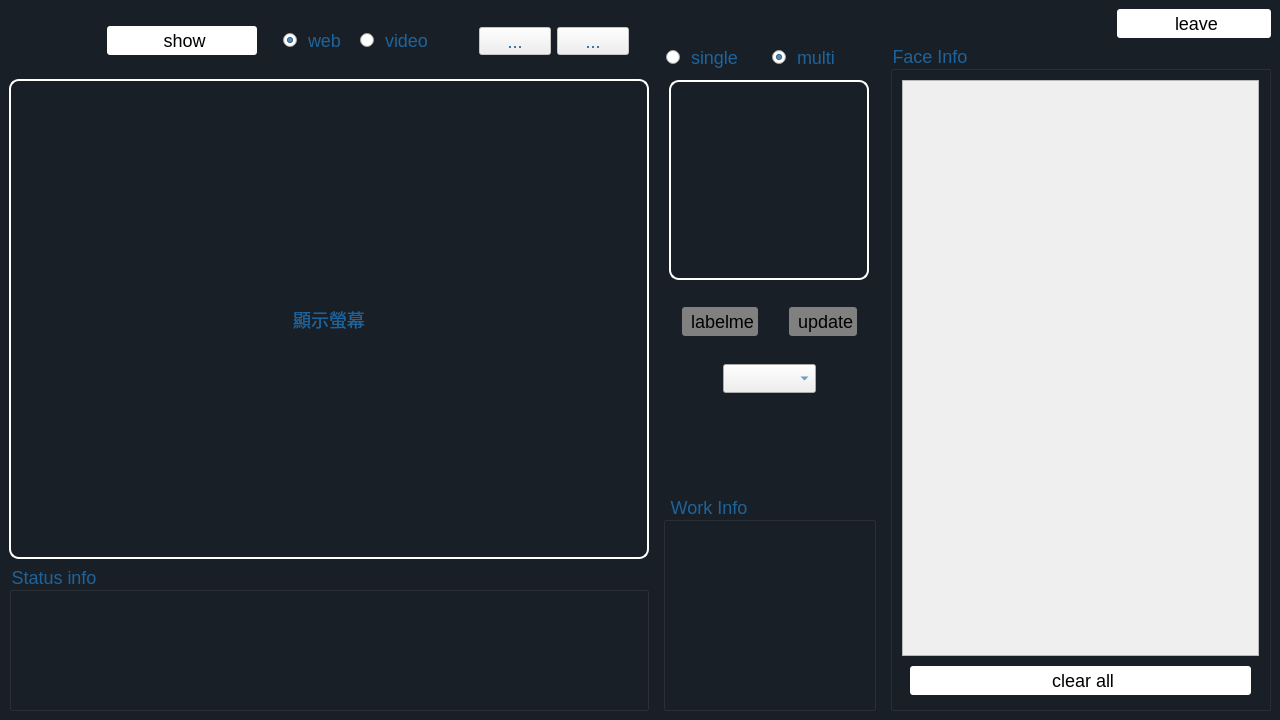
<?xml version="1.0" encoding="UTF-8"?>
<ui version="4.0">
 <class>MainWindow</class>
 <widget class="QMainWindow" name="MainWindow">
  <property name="geometry">
   <rect>
    <x>0</x>
    <y>0</y>
    <width>1280</width>
    <height>720</height>
   </rect>
  </property>
  <property name="minimumSize">
   <size>
    <width>1280</width>
    <height>720</height>
   </size>
  </property>
  <property name="windowTitle">
   <string>MainWindow</string>
  </property>
  <property name="styleSheet">
   <string notr="true">*{
	font-family: &quot;Helvetica Neue&quot;, Helvetica, Arial, sans-serif; 
	font-size:18px;
	color:#1d649c;
	
}

#centralwidget{ 
    background-color:rgb(25, 31, 38)
}

#MainWindow{ 
    background-color:rgb(25, 31, 38)
}

#webLabel { 
    background-color:rgb(25, 31, 38);
	padding:4px 4px 4px 4px;
	border-radius:10px; 
	border:2px solid #FFFFFF;
}

#faceLabel{ 
	padding:4px 4px 4px 4px;
	border-radius:10px; 
	border:2px solid #FFFFFF;
}

QPushButton{
	color: rgb(0, 0, 0);
	background: #FFFFFF;
	padding:4px 4px 4px 4px;
	border-radius:3px; 

}
QPushButton:disabled{
	background:#808080;
}

QRadioButton:disabled{
	color:#808080;
}

QTextBrowser{
	background-color:rgb(25, 31, 38);
	color: rgb(255, 255, 255);
	font-size:14px;
	border-radius:10px; 
}
#infoBrowser{
	font-size:16px;
}
#ClearButton{
	margin: 4px 8px 4px 8px;
}
</string>
  </property>
  <widget class="QWidget" name="centralwidget">
   <layout class="QHBoxLayout" name="horizontalLayout_10">
    <item>
     <layout class="QVBoxLayout" name="verticalLayout_3" stretch="0,3,1">
      <item>
       <layout class="QHBoxLayout" name="horizontalLayout_8" stretch="0,0,2,0,2,0,2,0">
        <item>
         <layout class="QVBoxLayout" name="verticalLayout_6">
          <property name="leftMargin">
           <number>8</number>
          </property>
          <property name="rightMargin">
           <number>0</number>
          </property>
          <item>
           <widget class="QLabel" name="logoLabel">
            <property name="sizePolicy">
             <sizepolicy hsizetype="Fixed" vsizetype="Fixed">
              <horstretch>0</horstretch>
              <verstretch>0</verstretch>
             </sizepolicy>
            </property>
            <property name="minimumSize">
             <size>
              <width>64</width>
              <height>64</height>
             </size>
            </property>
            <property name="maximumSize">
             <size>
              <width>64</width>
              <height>64</height>
             </size>
            </property>
            <property name="text">
             <string/>
            </property>
            <property name="pixmap">
             <pixmap>../../../../../../icon_img/bgImg/logo3_rebg_6768.png</pixmap>
            </property>
           </widget>
          </item>
         </layout>
        </item>
        <item>
         <spacer name="horizontalSpacer_3">
          <property name="orientation">
           <enum>Qt::Horizontal</enum>
          </property>
          <property name="sizeHint" stdset="0">
           <size>
            <width>20</width>
            <height>20</height>
           </size>
          </property>
         </spacer>
        </item>
        <item>
         <widget class="QPushButton" name="cameraButton">
          <property name="sizePolicy">
           <sizepolicy hsizetype="Minimum" vsizetype="Fixed">
            <horstretch>0</horstretch>
            <verstretch>0</verstretch>
           </sizepolicy>
          </property>
          <property name="cursor">
           <cursorShape>PointingHandCursor</cursorShape>
          </property>
          <property name="text">
           <string> show</string>
          </property>
          <property name="iconSize">
           <size>
            <width>32</width>
            <height>32</height>
           </size>
          </property>
         </widget>
        </item>
        <item>
         <spacer name="horizontalSpacer_2">
          <property name="orientation">
           <enum>Qt::Horizontal</enum>
          </property>
          <property name="sizeHint" stdset="0">
           <size>
            <width>20</width>
            <height>20</height>
           </size>
          </property>
         </spacer>
        </item>
        <item>
         <layout class="QHBoxLayout" name="horizontalLayout">
          <item>
           <widget class="QRadioButton" name="webRButton">
            <property name="cursor">
             <cursorShape>PointingHandCursor</cursorShape>
            </property>
            <property name="text">
             <string> web</string>
            </property>
            <property name="checked">
             <bool>true</bool>
            </property>
            <attribute name="buttonGroup">
             <string notr="true">sourceGroup</string>
            </attribute>
           </widget>
          </item>
          <item>
           <widget class="QRadioButton" name="videoRButton">
            <property name="cursor">
             <cursorShape>PointingHandCursor</cursorShape>
            </property>
            <property name="text">
             <string> video</string>
            </property>
            <attribute name="buttonGroup">
             <string notr="true">sourceGroup</string>
            </attribute>
           </widget>
          </item>
         </layout>
        </item>
        <item>
         <spacer name="horizontalSpacer_5">
          <property name="orientation">
           <enum>Qt::Horizontal</enum>
          </property>
          <property name="sizeHint" stdset="0">
           <size>
            <width>40</width>
            <height>20</height>
           </size>
          </property>
         </spacer>
        </item>
        <item>
         <layout class="QHBoxLayout" name="horizontalLayout_5" stretch="3,3">
          <item>
           <widget class="QToolButton" name="playButton">
            <property name="enabled">
             <bool>false</bool>
            </property>
            <property name="sizePolicy">
             <sizepolicy hsizetype="Minimum" vsizetype="Fixed">
              <horstretch>0</horstretch>
              <verstretch>0</verstretch>
             </sizepolicy>
            </property>
            <property name="cursor">
             <cursorShape>PointingHandCursor</cursorShape>
            </property>
            <property name="text">
             <string>...</string>
            </property>
            <property name="iconSize">
             <size>
              <width>36</width>
              <height>36</height>
             </size>
            </property>
           </widget>
          </item>
          <item>
           <widget class="QToolButton" name="pauseButton">
            <property name="enabled">
             <bool>false</bool>
            </property>
            <property name="sizePolicy">
             <sizepolicy hsizetype="Minimum" vsizetype="Fixed">
              <horstretch>0</horstretch>
              <verstretch>0</verstretch>
             </sizepolicy>
            </property>
            <property name="cursor">
             <cursorShape>PointingHandCursor</cursorShape>
            </property>
            <property name="text">
             <string>...</string>
            </property>
            <property name="iconSize">
             <size>
              <width>36</width>
              <height>36</height>
             </size>
            </property>
           </widget>
          </item>
         </layout>
        </item>
        <item>
         <spacer name="horizontalSpacer_4">
          <property name="orientation">
           <enum>Qt::Horizontal</enum>
          </property>
          <property name="sizeHint" stdset="0">
           <size>
            <width>20</width>
            <height>20</height>
           </size>
          </property>
         </spacer>
        </item>
       </layout>
      </item>
      <item>
       <widget class="QLabel" name="webLabel">
        <property name="sizePolicy">
         <sizepolicy hsizetype="Ignored" vsizetype="Ignored">
          <horstretch>0</horstretch>
          <verstretch>0</verstretch>
         </sizepolicy>
        </property>
        <property name="minimumSize">
         <size>
          <width>640</width>
          <height>480</height>
         </size>
        </property>
        <property name="font">
         <font>
          <family>Helvetica Neue</family>
          <pointsize>-1</pointsize>
         </font>
        </property>
        <property name="text">
         <string>顯示螢幕</string>
        </property>
        <property name="alignment">
         <set>Qt::AlignCenter</set>
        </property>
       </widget>
      </item>
      <item>
       <widget class="QGroupBox" name="groupBox_2">
        <property name="minimumSize">
         <size>
          <width>0</width>
          <height>0</height>
         </size>
        </property>
        <property name="title">
         <string>Status info</string>
        </property>
        <layout class="QHBoxLayout" name="horizontalLayout_2">
         <item>
          <widget class="QTextBrowser" name="infoBrowser"/>
         </item>
        </layout>
       </widget>
      </item>
     </layout>
    </item>
    <item>
     <layout class="QVBoxLayout" name="verticalLayout_5">
      <item>
       <layout class="QHBoxLayout" name="horizontalLayout_9" stretch="3,1">
        <item>
         <spacer name="horizontalSpacer">
          <property name="orientation">
           <enum>Qt::Horizontal</enum>
          </property>
          <property name="sizeHint" stdset="0">
           <size>
            <width>40</width>
            <height>20</height>
           </size>
          </property>
         </spacer>
        </item>
        <item>
         <widget class="QPushButton" name="closeButton">
          <property name="cursor">
           <cursorShape>PointingHandCursor</cursorShape>
          </property>
          <property name="text">
           <string> leave</string>
          </property>
         </widget>
        </item>
       </layout>
      </item>
      <item>
       <layout class="QHBoxLayout" name="horizontalLayout_7" stretch="3,5">
        <item>
         <layout class="QVBoxLayout" name="verticalLayout_4" stretch="0,0,0,1,0,0,4,10">
          <property name="leftMargin">
           <number>8</number>
          </property>
          <property name="rightMargin">
           <number>8</number>
          </property>
          <item>
           <layout class="QHBoxLayout" name="horizontalLayout_4">
            <property name="sizeConstraint">
             <enum>QLayout::SetDefaultConstraint</enum>
            </property>
            <property name="leftMargin">
             <number>0</number>
            </property>
            <property name="rightMargin">
             <number>0</number>
            </property>
            <item>
             <spacer name="horizontalSpacer_10">
              <property name="orientation">
               <enum>Qt::Horizontal</enum>
              </property>
              <property name="sizeHint" stdset="0">
               <size>
                <width>40</width>
                <height>20</height>
               </size>
              </property>
             </spacer>
            </item>
            <item>
             <widget class="QRadioButton" name="singleFace">
              <property name="sizePolicy">
               <sizepolicy hsizetype="Fixed" vsizetype="Fixed">
                <horstretch>0</horstretch>
                <verstretch>0</verstretch>
               </sizepolicy>
              </property>
              <property name="minimumSize">
               <size>
                <width>100</width>
                <height>0</height>
               </size>
              </property>
              <property name="maximumSize">
               <size>
                <width>100</width>
                <height>16777215</height>
               </size>
              </property>
              <property name="cursor">
               <cursorShape>PointingHandCursor</cursorShape>
              </property>
              <property name="text">
               <string> single</string>
              </property>
              <property name="checked">
               <bool>false</bool>
              </property>
              <attribute name="buttonGroup">
               <string notr="true">faceNumGroup</string>
              </attribute>
             </widget>
            </item>
            <item>
             <widget class="QRadioButton" name="multiFace">
              <property name="minimumSize">
               <size>
                <width>100</width>
                <height>0</height>
               </size>
              </property>
              <property name="maximumSize">
               <size>
                <width>100</width>
                <height>16777215</height>
               </size>
              </property>
              <property name="cursor">
               <cursorShape>PointingHandCursor</cursorShape>
              </property>
              <property name="text">
               <string> multi</string>
              </property>
              <property name="checked">
               <bool>true</bool>
              </property>
              <attribute name="buttonGroup">
               <string notr="true">faceNumGroup</string>
              </attribute>
             </widget>
            </item>
            <item>
             <spacer name="horizontalSpacer_9">
              <property name="orientation">
               <enum>Qt::Horizontal</enum>
              </property>
              <property name="sizeHint" stdset="0">
               <size>
                <width>40</width>
                <height>20</height>
               </size>
              </property>
             </spacer>
            </item>
           </layout>
          </item>
          <item>
           <layout class="QHBoxLayout" name="horizontalLayout_11">
            <property name="leftMargin">
             <number>0</number>
            </property>
            <property name="topMargin">
             <number>3</number>
            </property>
            <property name="bottomMargin">
             <number>8</number>
            </property>
            <item>
             <widget class="QLabel" name="faceLabel">
              <property name="sizePolicy">
               <sizepolicy hsizetype="Fixed" vsizetype="Fixed">
                <horstretch>0</horstretch>
                <verstretch>0</verstretch>
               </sizepolicy>
              </property>
              <property name="minimumSize">
               <size>
                <width>200</width>
                <height>200</height>
               </size>
              </property>
              <property name="maximumSize">
               <size>
                <width>200</width>
                <height>200</height>
               </size>
              </property>
              <property name="text">
               <string/>
              </property>
              <property name="alignment">
               <set>Qt::AlignCenter</set>
              </property>
             </widget>
            </item>
           </layout>
          </item>
          <item>
           <spacer name="verticalSpacer_2">
            <property name="orientation">
             <enum>Qt::Vertical</enum>
            </property>
            <property name="sizeHint" stdset="0">
             <size>
              <width>20</width>
              <height>13</height>
             </size>
            </property>
           </spacer>
          </item>
          <item>
           <layout class="QHBoxLayout" name="horizontalLayout_6" stretch="0,0,0,0,0">
            <item>
             <spacer name="horizontalSpacer_6">
              <property name="orientation">
               <enum>Qt::Horizontal</enum>
              </property>
              <property name="sizeHint" stdset="0">
               <size>
                <width>20</width>
                <height>20</height>
               </size>
              </property>
             </spacer>
            </item>
            <item>
             <widget class="QPushButton" name="labelmeButton">
              <property name="enabled">
               <bool>false</bool>
              </property>
              <property name="sizePolicy">
               <sizepolicy hsizetype="Preferred" vsizetype="Fixed">
                <horstretch>0</horstretch>
                <verstretch>0</verstretch>
               </sizepolicy>
              </property>
              <property name="cursor">
               <cursorShape>PointingHandCursor</cursorShape>
              </property>
              <property name="layoutDirection">
               <enum>Qt::LeftToRight</enum>
              </property>
              <property name="autoFillBackground">
               <bool>false</bool>
              </property>
              <property name="text">
               <string> labelme</string>
              </property>
              <property name="autoRepeat">
               <bool>false</bool>
              </property>
              <property name="autoExclusive">
               <bool>false</bool>
              </property>
             </widget>
            </item>
            <item>
             <spacer name="horizontalSpacer_7">
              <property name="orientation">
               <enum>Qt::Horizontal</enum>
              </property>
              <property name="sizeHint" stdset="0">
               <size>
                <width>25</width>
                <height>20</height>
               </size>
              </property>
             </spacer>
            </item>
            <item>
             <widget class="QPushButton" name="updateButton">
              <property name="enabled">
               <bool>false</bool>
              </property>
              <property name="sizePolicy">
               <sizepolicy hsizetype="Preferred" vsizetype="Fixed">
                <horstretch>0</horstretch>
                <verstretch>0</verstretch>
               </sizepolicy>
              </property>
              <property name="cursor">
               <cursorShape>PointingHandCursor</cursorShape>
              </property>
              <property name="text">
               <string> update</string>
              </property>
             </widget>
            </item>
            <item>
             <spacer name="horizontalSpacer_8">
              <property name="orientation">
               <enum>Qt::Horizontal</enum>
              </property>
              <property name="sizeHint" stdset="0">
               <size>
                <width>20</width>
                <height>20</height>
               </size>
              </property>
             </spacer>
            </item>
           </layout>
          </item>
          <item>
           <spacer name="verticalSpacer_3">
            <property name="orientation">
             <enum>Qt::Vertical</enum>
            </property>
            <property name="sizeHint" stdset="0">
             <size>
              <width>20</width>
              <height>13</height>
             </size>
            </property>
           </spacer>
          </item>
          <item>
           <widget class="QFrame" name="horizontalFrame">
            <layout class="QHBoxLayout" name="horizontalLayout_12">
             <item>
              <widget class="QComboBox" name="DataCB">
               <property name="sizePolicy">
                <sizepolicy hsizetype="Fixed" vsizetype="Fixed">
                 <horstretch>0</horstretch>
                 <verstretch>0</verstretch>
                </sizepolicy>
               </property>
               <property name="cursor">
                <cursorShape>PointingHandCursor</cursorShape>
               </property>
              </widget>
             </item>
            </layout>
           </widget>
          </item>
          <item>
           <spacer name="verticalSpacer">
            <property name="orientation">
             <enum>Qt::Vertical</enum>
            </property>
            <property name="sizeHint" stdset="0">
             <size>
              <width>20</width>
              <height>40</height>
             </size>
            </property>
           </spacer>
          </item>
          <item>
           <widget class="QGroupBox" name="workinfoGB">
            <property name="title">
             <string> Work Info</string>
            </property>
            <layout class="QHBoxLayout" name="horizontalLayout_3">
             <item>
              <widget class="QTextBrowser" name="scrollBrowser"/>
             </item>
            </layout>
           </widget>
          </item>
         </layout>
        </item>
        <item>
         <widget class="QGroupBox" name="groupBox_3">
          <property name="minimumSize">
           <size>
            <width>0</width>
            <height>0</height>
           </size>
          </property>
          <property name="title">
           <string>Face Info</string>
          </property>
          <layout class="QVBoxLayout" name="verticalLayout">
           <item>
            <widget class="QScrollArea" name="faceScroll">
             <property name="widgetResizable">
              <bool>true</bool>
             </property>
             <widget class="QWidget" name="scrollAreaWidgetContents_2">
              <property name="geometry">
               <rect>
                <x>0</x>
                <y>0</y>
                <width>346</width>
                <height>546</height>
               </rect>
              </property>
             </widget>
            </widget>
           </item>
           <item>
            <layout class="QVBoxLayout" name="verticalLayout_2">
             <item>
              <widget class="QPushButton" name="ClearButton">
               <property name="sizePolicy">
                <sizepolicy hsizetype="Minimum" vsizetype="Fixed">
                 <horstretch>0</horstretch>
                 <verstretch>0</verstretch>
                </sizepolicy>
               </property>
               <property name="cursor">
                <cursorShape>PointingHandCursor</cursorShape>
               </property>
               <property name="text">
                <string> clear all</string>
               </property>
              </widget>
             </item>
            </layout>
           </item>
          </layout>
         </widget>
        </item>
       </layout>
      </item>
     </layout>
    </item>
   </layout>
  </widget>
  <widget class="QMenuBar" name="menubar">
   <property name="geometry">
    <rect>
     <x>0</x>
     <y>0</y>
     <width>1280</width>
     <height>27</height>
    </rect>
   </property>
  </widget>
 </widget>
 <resources/>
 <connections/>
 <buttongroups>
  <buttongroup name="faceNumGroup"/>
  <buttongroup name="sourceGroup"/>
 </buttongroups>
</ui>
